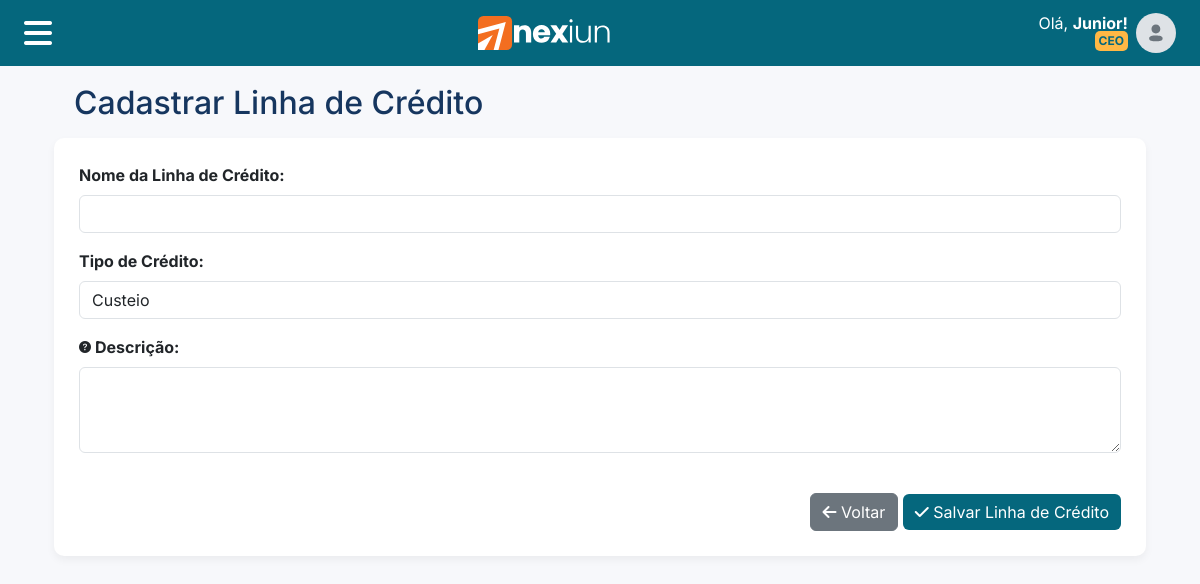
Page /projects/credit-line-add/ (signed in) on the committed database.
### enterprises/models.py (models this page shows, shortened)
class Enterprise(models.Model):
    name = models.CharField(max_length=255)
    cnpj_or_cpf = models.CharField(max_length=18)
    subdomain = models.CharField(
        max_length=63,
        unique=True,
        validators=[validate_subdomain],
        help_text='Subdomínio único para acesso (ex: saldus.nexiun.com.br)',
        verbose_name='Subdomínio'
    )
    logo_light = models.ImageField(
        upload_to=enterprise_directory_path,
        blank=True,
        default='icons/logo.svg',
        null=True,
        verbose_name='Logo Claro',
        help_text='Logo para usar em fundos claros'
    )
    logo_dark = models.ImageField(
        upload_to=enterprise_directory_path,
        blank=True,
        default='icons/logo_white.svg',
        null=True,
        verbose_name='Logo Escuro',
        help_text='Logo para usar em fundos escuros'
    )
    favicon = models.ImageField(
        upload_to=enterprise_directory_path,
        blank=True,
        default='icons/favicon.svg',
        null=True,
        verbose_name='Favicon',
        help_text='Ícone que aparece na aba do navegador (formato .ico, .png ou .svg)'
    )
    primary_color = models.CharField(max_length=7, default='#05677D')
    secondary_color = models.CharField(max_length=7, default='#FFB845')
    text_icons_color = models.CharField(max_length=7, default='#FFFFFF')
    created_at = models.DateTimeField(auto_now_add=True, verbose_name='Criado em')
    updated_at = models.DateTimeField(auto_now=True, verbose_name='Atualizado em')
    def get_full_domain(self):
        return f"{self.subdomain}.nexiun.com.br"
    def get_absolute_url(self):
        from django.conf import settings
        if settings.DEBUG:
            return f"http://{self.subdomain}.nexiun.local:8000"
        else:
            return f"https://{self.get_full_domain()}"
    def get_logo_url(self, theme='light'):
        from django.templatetags.static import static
        logo_field = self.logo_light if theme == 'light' else self.logo_dark
        default_logo = 'icons/logo.svg' if theme == 'light' else 'icons/logo_white.svg'
        if not logo_field:
            return static(default_logo)
        if str(logo_field) in ['icons/logo.svg', 'icons/logo_white.svg', 'icons/favicon.svg']:
            return static(str(logo_field))
        else:
            return logo_field.url
    def get_logo_dark_url(self):
        return self.get_logo_url('dark')
    def get_favicon_url(self):
        from django.templatetags.static import static
        if not self.favicon:
            return static('icons/favicon.svg')
        if str(self.favicon) in ['icons/logo_white.svg', 'icons/favicon.svg']:
            return static(str(self.favicon))
        else:
            return self.favicon.url

### users/models.py (models this page shows, shortened)
class User(AbstractBaseUser, PermissionsMixin):
    THEME_CHOICES = [
        ('light', 'Tema Claro'),
        ('dark', 'Tema Escuro'),
        ('auto', 'Automático (Sistema)'),
    ]
    name = models.CharField(max_length=255, verbose_name="Nome")
    email = models.EmailField(unique=True, null=True, verbose_name="Email")
    cpf = models.CharField(max_length=14, unique=True, null=True, verbose_name="CPF")
    phone = models.CharField(max_length=20, null=True, verbose_name="Telefone")
    theme_preference = models.CharField(
        max_length=10,
        choices=THEME_CHOICES,
        default='light',
        verbose_name='Preferência de Tema',
        help_text='Escolha o tema de aparência do sistema'
    )
    roles = models.ManyToManyField(
        Role,
        blank=True,
        related_name="users",
        verbose_name="Cargos",
        help_text="Cargos atribuídos ao usuário"
    )
    custom_permissions = models.ManyToManyField(
        Permission,
        blank=True,
        related_name="users_with_custom_permission",
        verbose_name="Permissões Customizadas",
        help_text="Permissões específicas além das do cargo"
    )
    date_of_birth = models.DateField(null=True, blank=True, verbose_name="Data de Nascimento")
    profile_image = models.ImageField(upload_to=user_directory_path, blank=True, null=True, verbose_name="Imagem de Perfil")
    enterprise = models.ForeignKey(Enterprise, on_delete=models.SET_NULL, null=True, blank=True, verbose_name="Empresa")
    units = models.ManyToManyField(Unit, blank=True, related_name='users', verbose_name="Unidades")
    is_active = models.BooleanField(default=True, verbose_name="Ativo")
    is_staff = models.BooleanField(default=False, verbose_name="Django Staff")
    objects = CustomUserManager()
    USERNAME_FIELD = 'email'
    REQUIRED_FIELDS = ['name']
    def has_perm(self, perm, obj=None):
        if super().has_perm(perm, obj):
            return True
        if not self.is_active:
            return False
        for role in self.roles.filter(is_active=True):
            for permission in role.permissions.all():
                if f"{permission.content_type.app_label}.{permission.codename}" == perm:
                    return True
        for permission in self.custom_permissions.all():
            if f"{permission.content_type.app_label}.{permission.codename}" == perm:
                return True
        return False

class Role(models.Model):
    name = models.CharField(max_length=100, unique=True, verbose_name="Nome")
    code = models.CharField(max_length=50, unique=True, verbose_name="Código")
    description = models.TextField(blank=True, verbose_name="Descrição")
    is_active = models.BooleanField(default=True, verbose_name="Ativo")
    permissions = models.ManyToManyField(
        Permission,
        blank=True,
        verbose_name="Permissões",
        help_text="Permissões padrão deste cargo"
    )
    created_at = models.DateTimeField(auto_now_add=True)
    updated_at = models.DateTimeField(auto_now=True)
    class Meta:
        verbose_name = "Cargo"
        verbose_name_plural = "Cargos"
        ordering = ['name']

### projects/views.py (the view, shortened to what this page needs)
# urls.py: path('credit-line-add/', views.add_credit_line_view, name='credit_line_add'),
@login_required
def add_credit_line_view(request):
    if not request.user.has_perm('users.manage_credit_lines_master'):
        messages.error(request, 'Você não tem permissão para gerenciar linhas de crédito.')
        return redirect('home')
    context = {
        'type_choices': TYPE_CHOICES
    }
    return render(request, 'projects/add_credit_line.html', context)

### projects/templates/projects/add_credit_line.html (shortened to what this page needs)
{% extends "base/base.html" %}
{% load static %}
{% block content %}
<div class="container">
    <div class="row align-items-center ms-2 me-3 mb-3 mt-3 justify-content-between">
        <div class="col-auto">
            <h2 class="text-color-primary m-0">Cadastrar Linha de Crédito</h2>
        </div>
    </div>
    <div class="container-style">
        <form method="post" class="needs-validation" novalidate>
            <div class="row">
                <div class="col-12 mb-3">
                    <label for="name" class="form-label fw-bold d-flex align-items-center">Nome da Linha de Crédito:</label>
                    <input type="text"
                           name="name"
                           id="name"
                           class="form-control"
                           required>
                </div>
            </div>
            <div class="row">
                <div class="col-12 mb-3">
                    <label for="type_credit" class="form-label fw-bold d-flex align-items-center">Tipo de Crédito:</label>
                    <select name="type_credit"
                            id="type_credit"
                            class="form-control"
                            required>
                        {% for value, label in type_choices %}
                            <option value="{{ value }}" {% if credit_line.type_credit == value %}selected{% endif %}>
                                {{ label }}
                            </option>
                        {% endfor %}
                    </select>
                </div>
            </div>
            <div class="row">
                <div class="col-12 mb-3">
                    <label for="description" class="form-label fw-bold d-flex align-items-center">
                        <i class="bi bi-question-circle-fill me-1 small"
                           style="font-size: 12px;"
                           data-bs-toggle="tooltip"
                           data-bs-placement="top"
                           title="Descrição ou informações adicionais sobre a linha de crédito"
                           data-bs-custom-class="custom-tooltip">
                        </i>Descrição:</label>
                    <textarea name="description"
                              id="description"
                              class="form-control"
                              rows="3"></textarea>
                </div>
            </div>
            <div class="row mt-4">
                <div class="col-12 text-end">
                    <a href="{% url 'credit_line_list' %}" class="btn btn-secondary">
                        <i class="fa-solid fa-arrow-left"></i> Voltar
                    </a>
                    <button type="submit" class="btn btn-primary" style="background-color: {{ enterprise.primary_color }}; border: none;">
                        <i class="fa-solid fa-check"></i> Salvar Linha de Crédito
                    </button>
                </div>
            </div>
        </form>
    </div>
</div>
{% endblock %}

### templates/base/base.html (shortened to what this page needs)
{% load static %}
{% load permission_tags %}
<!DOCTYPE html>
<html lang="pt-br">
<head>
    <link href="https://cdn.jsdelivr.net/npm/bootstrap@5.3.3/dist/css/bootstrap.min.css" rel="stylesheet">
    <link rel="stylesheet" href="https://cdn.jsdelivr.net/npm/bootstrap-icons@1.11.3/font/bootstrap-icons.min.css">
    <link rel="stylesheet" href="https://cdnjs.cloudflare.com/ajax/libs/font-awesome/6.7.2/css/all.min.css">
</head>
<body>
    <nav class="navbar navbar-custom fixed-top">
        <div class="navbar-container">
            <div class="row w-100 g-0">
                <div class="col-auto d-flex align-items-center ">
                    <button type="button" data-bs-toggle="offcanvas" data-bs-target="#offcanvasNavbar" aria-controls="offcanvasNavbar" aria-label="Toggle navigation" class="btn m-0 menu-toggle-btn">
                        <i class="fa-solid fa-bars" style="font-size: 2rem; color: white; padding: 0;"></i>
                    </button>
                </div>
                <div class="col d-flex align-items-center justify-content-center">
                    <a class="navbar-brand m-0 d-flex align-items-center" href="/">
                        {% if enterprise %}
                            <img src="{{ enterprise.get_logo_dark_url }}" alt="Logo" class="d-block" style="height: 50px;">
                        {% else %}
                            <img src="{% static 'icons/logo_white.svg' %}" alt="Logo Padrão" class="d-block" style="height: 50px;">
                        {% endif %}
                    </a>
                </div>
                <div class="col-auto d-flex align-items-center me-2">
                    <div class="ms-2 text-end p-0 me-2" style="line-height: 1;">
                        <p class="text_icons_color m-0 p-0">Olá, <span class="fw-bold">{{ first_name }}!</span></p>
                        <span class="badge badge-style-group-user m-0 p-1">{{ user.roles.first.name|default:"Usuário" }}</span>
                    </div>
                    <img src="{% if user.profile_image %}{{ user.profile_image.url }}{% else %}{% static 'images/user_default_icon.svg' %}{% endif %}" alt="Usuário" class="rounded-circle" style="height: 40px; width: 40px;">
                </div>
            </div>
        </div>
    </nav>
    <main class="container espacing-title">
        {% block content %}{% endblock %}
    </main>
</body>
</html>

### rows in the picture
Enterprise: get_logo_dark_url (picture)
User: roles.first.name "CEO"

### other values in the picture
{{ first_name }} "Junior"
form field type_credit "Custeio"
